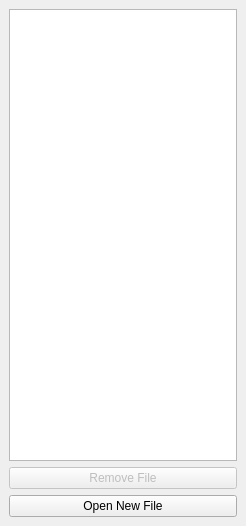
<?xml version="1.0" encoding="UTF-8"?>
<ui version="4.0">
 <class>TradingFilesWidget</class>
 <widget class="QDockWidget" name="TradingFilesWidget">
  <property name="geometry">
   <rect>
    <x>0</x>
    <y>0</y>
    <width>246</width>
    <height>526</height>
   </rect>
  </property>
  <property name="acceptDrops">
   <bool>true</bool>
  </property>
  <property name="windowTitle">
   <string>Data Sources</string>
  </property>
  <widget class="QWidget" name="dockWidgetContents">
   <layout class="QVBoxLayout" name="verticalLayout">
    <item>
     <widget class="QTableView" name="tableView">
      <property name="selectionMode">
       <enum>QAbstractItemView::SingleSelection</enum>
      </property>
      <property name="selectionBehavior">
       <enum>QAbstractItemView::SelectRows</enum>
      </property>
      <attribute name="horizontalHeaderStretchLastSection">
       <bool>true</bool>
      </attribute>
      <attribute name="verticalHeaderVisible">
       <bool>false</bool>
      </attribute>
     </widget>
    </item>
    <item>
     <widget class="QPushButton" name="removeButton">
      <property name="enabled">
       <bool>false</bool>
      </property>
      <property name="text">
       <string>Remove File</string>
      </property>
     </widget>
    </item>
    <item>
     <widget class="QPushButton" name="addButton">
      <property name="text">
       <string>Open New File</string>
      </property>
     </widget>
    </item>
   </layout>
  </widget>
 </widget>
 <resources/>
 <connections/>
</ui>
